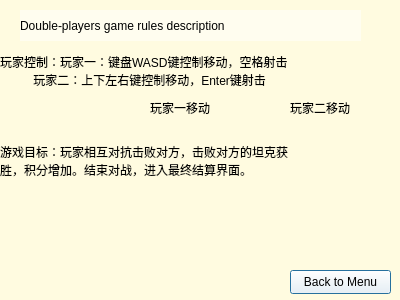
<?xml version="1.0" encoding="UTF-8"?>
<ui version="4.0">
 <class>Double_players_game_rules_Dialog</class>
 <widget class="QDialog" name="Double_players_game_rules_Dialog">
  <property name="geometry">
   <rect>
    <x>0</x>
    <y>0</y>
    <width>400</width>
    <height>300</height>
   </rect>
  </property>
  <property name="windowTitle">
   <string>Dialog</string>
  </property>
  <property name="styleSheet">
   <string notr="true">background-color: rgb(255, 251, 224);</string>
  </property>
  <widget class="QPushButton" name="pushButton">
   <property name="geometry">
    <rect>
     <x>290</x>
     <y>270</y>
     <width>101</width>
     <height>24</height>
    </rect>
   </property>
   <property name="styleSheet">
    <string notr="true">font: 9pt &quot;Comic Sans MS&quot;;
background-color: rgba(255, 255, 255, 127);</string>
   </property>
   <property name="text">
    <string>Back to Menu</string>
   </property>
  </widget>
  <widget class="QLabel" name="label">
   <property name="geometry">
    <rect>
     <x>20</x>
     <y>10</y>
     <width>341</width>
     <height>31</height>
    </rect>
   </property>
   <property name="styleSheet">
    <string notr="true">font: 14pt &quot;Comic Sans MS&quot;;
background-color: rgba(255, 255, 255, 127);</string>
   </property>
   <property name="text">
    <string>Double-players game rules description</string>
   </property>
  </widget>
  <widget class="QLabel" name="label_2">
   <property name="geometry">
    <rect>
     <x>0</x>
     <y>50</y>
     <width>391</width>
     <height>41</height>
    </rect>
   </property>
   <property name="styleSheet">
    <string notr="true">font: 2pt &quot;Fixedsys&quot;;</string>
   </property>
   <property name="text">
    <string>玩家控制：玩家一：键盘WASD键控制移动，空格射击
          玩家二：上下左右键控制移动，Enter键射击</string>
   </property>
  </widget>
  <widget class="QLabel" name="label_3">
   <property name="geometry">
    <rect>
     <x>120</x>
     <y>150</y>
     <width>54</width>
     <height>16</height>
    </rect>
   </property>
   <property name="text">
    <string/>
   </property>
  </widget>
  <widget class="QLabel" name="label_5">
   <property name="geometry">
    <rect>
     <x>80</x>
     <y>90</y>
     <width>61</width>
     <height>41</height>
    </rect>
   </property>
   <property name="styleSheet">
    <string notr="true">border-image: url(:/sources/wasd.png);</string>
   </property>
   <property name="text">
    <string/>
   </property>
  </widget>
  <widget class="QLabel" name="label_6">
   <property name="geometry">
    <rect>
     <x>150</x>
     <y>100</y>
     <width>61</width>
     <height>16</height>
    </rect>
   </property>
   <property name="text">
    <string>玩家一移动</string>
   </property>
  </widget>
  <widget class="QLabel" name="label_7">
   <property name="geometry">
    <rect>
     <x>290</x>
     <y>100</y>
     <width>61</width>
     <height>16</height>
    </rect>
   </property>
   <property name="text">
    <string>玩家二移动</string>
   </property>
  </widget>
  <widget class="QLabel" name="label_8">
   <property name="geometry">
    <rect>
     <x>0</x>
     <y>140</y>
     <width>391</width>
     <height>41</height>
    </rect>
   </property>
   <property name="styleSheet">
    <string notr="true">font: 2pt &quot;Fixedsys&quot;;</string>
   </property>
   <property name="text">
    <string>游戏目标：玩家相互对抗击败对方，击败对方的坦克获
胜，积分增加。结束对战，进入最终结算界面。</string>
   </property>
  </widget>
  <widget class="QLabel" name="label_4">
   <property name="geometry">
    <rect>
     <x>220</x>
     <y>90</y>
     <width>61</width>
     <height>41</height>
    </rect>
   </property>
   <property name="styleSheet">
    <string notr="true">border-image: url(:/sources/key.png);</string>
   </property>
   <property name="text">
    <string/>
   </property>
  </widget>
 </widget>
 <resources/>
 <connections/>
</ui>
